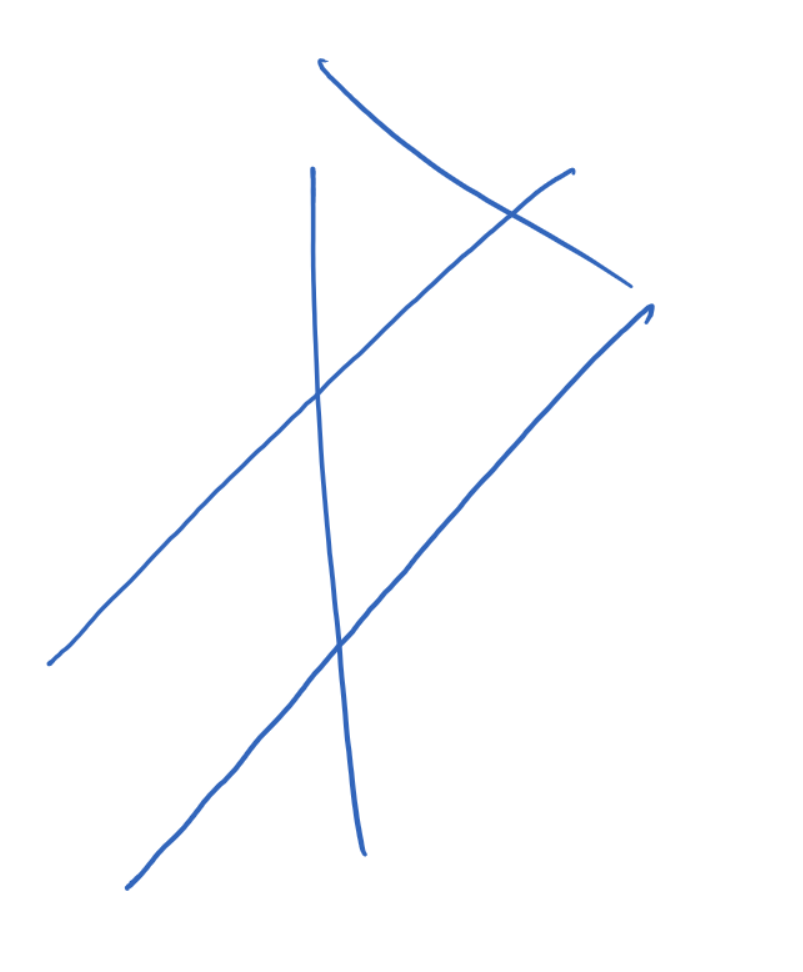
#> input picture Lab7/handdrawing.tif, 803 x 972 px
$ python HoughLines_skeleton.py
#> lines starting #> are read from the running program, lines starting #| are printed output that depends on the picture
import os # Operating System
import cv2 as cv # OpenCV
import numpy as np # numeric computations package
import matplotlib.pyplot as plt # Bilder und Graphen wie in MALAB plotten
from skimage.feature.peak import peak_local_max
import matplotlib.cm as cm

def invert_lut(lut):
    indexFromValue = np.empty_like(lut)
    for index, value in enumerate(lut):
        indexFromValue[int(np.round(value))] = index
    return indexFromValue


class HoughLines():
    def __init__(self, img):
        self.maximaOnVotingSpace = None
        self.normalVectors = None
        self.imgDimensionX = img.shape[1]
        self.imgDimensionY = img.shape[0]
        self.maxRadius = int(np.sqrt(self.imgDimensionX ** 2 + self.imgDimensionY ** 2))
        self.minRadius = (-1) * self.maxRadius
        self.maxThetaDegrees = int(180)

        self.radiusFromIndex = np.arange(self.minRadius, self.maxRadius+1)
        self.indexFromRadius = invert_lut(self.radiusFromIndex)
        self.angleFromIndex = np.arange(0, self.maxThetaDegrees)
        self.indexFromAngle = invert_lut(self.angleFromIndex)

        self.votingSpace = np.zeros((len(self.angleFromIndex), len(self.radiusFromIndex)) , int)
        self.normalVectors = self.__compute_normal_vectors__(self.angleFromIndex)
        self.__vote_from_image__(img)
        self.maximaOnVotingSpace = self.__find_peaks__(self.votingSpace)


    #-------------------- Task 1a ----------------------------
    def __compute_normal_vectors__(self, degrees):
        normalVectors = np.empty((len(degrees), 2), dtype=float)
        for index, thetaDegrees in enumerate(degrees):
            if thetaDegrees <= 90:
                x = np.cos(np.deg2rad(thetaDegrees))
                y = np.sin(np.deg2rad(thetaDegrees))
            else:
                x = np.cos(np.deg2rad(thetaDegrees-180))
                y = np.sin(np.deg2rad(thetaDegrees-180))
            normalVectors[index, :] = np.array([x, y])
        return normalVectors


    #-------------------- Task 1b,c -----------------------------
    def __vote_from_pixel__(self, imageCoordinateXY: np.ndarray, grayValue: int):
        for angleDegrees in np.arange(0, self.maxThetaDegrees):
            normal_vector = self.normalVectors[angleDegrees, :]
            scalar = np.dot(imageCoordinateXY, normal_vector)
            radiusIndex = int(np.round(scalar))
            angleIndex = int(np.round(angleDegrees))
            self.votingSpace[angleIndex, radiusIndex] += grayValue


    def __vote_from_image__(self, img):
        for x in np.arange(0, self.imgDimensionX):
            for y in np.arange(0, self.imgDimensionY):
                imageCoordinateXY = np.array([x, y])
                grayValue = img[y, x]
                if grayValue > 0:
                    self.__vote_from_pixel__(imageCoordinateXY, grayValue )


    def __normalize_voting_space__(self):
        self.votingSpace = 255 * self.votingSpace.astype(float) / np.amax(self.votingSpace)


    def __find_peaks__(self, votingSpace):
        return peak_local_max(votingSpace, min_distance=3, num_peaks = 10, threshold_rel = 0.4)[:,::-1]


    def show_peaks_on_voting_space(self):
        drawingImage = self.votingSpace.copy()
        radius = int(self.maxRadius / 50)
        for peak in self.maximaOnVotingSpace:
            center = peak
            cv.circle(drawingImage, center, radius, color = (255, 100, 100), thickness = 1)
        plt.figure()
        plt.imshow(drawingImage,cmap="jet")
        plt.title("Voting Space with Peak locations")
        plt.show()


    def show_voting_space(self):
        plt.figure()
        maxVote=np.amax(self.votingSpace)
        plt.imshow(self.votingSpace, cmap ="jet", vmin = 0, vmax=maxVote)
        plt.title("HoughtLines Voting Space: maxVote:{}".format(maxVote))
        plt.show()

    #-------------------- Task 1f -----------------------------
    def __draw_found_line__(self, img, houghPeakCoordinates, halfLength = 200, color=(255,255,255)):
        x, y = self.normalVectors[houghPeakCoordinates[1], :] * houghPeakCoordinates[0]
        x1, y1= np.array([x, y]) - self.normalVectors[(houghPeakCoordinates[1]+90)%180, :] * halfLength
        x2, y2 = np.array([x, y]) + self.normalVectors[(houghPeakCoordinates[1]+90)%180, :] * halfLength
        startPoint = np.round(np.array([x1, y1]))
        endPoint = np.round(np.array([x2, y2]))
        print('\n',startPoint)
        print(endPoint)
        cv.line(img, startPoint.astype(int), endPoint.astype(int), color = color, thickness = 1)


    def show_found_lines(self, img):
        if img is not None:
            drawingImage = cv.cvtColor(img, cv.COLOR_GRAY2RGB)
        else:
            img = np.zeros((self.imgDimensionY, self.imgDimensionX), dtype=np.uint8)

        cmap = cm.get_cmap('jet')
        nr_lines = self.maximaOnVotingSpace.shape[0]
        for id, m in enumerate(self.maximaOnVotingSpace):
            color = tuple(255*np.array(cmap(id/(nr_lines))[0:3]))
            self.__draw_found_line__(drawingImage, m, color=color)

        plt.figure()
        plt.imshow(drawingImage)
        plt.title("Found Lines")
        plt.show()


def main():
    # load Image
    imgOriginal = plt.imread('handdrawing.tif')
#> imgOriginal is the input picture: shape (972, 803, 4); mean R, G, B, A 251.7, 252.5, 253.9, 255
    img = cv.pyrDown(cv.pyrDown(cv.pyrDown(cv.cvtColor(imgOriginal, cv.COLOR_RGB2GRAY)))).astype(float)
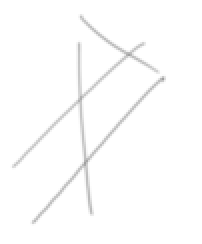
#> img: shape (122, 101) float64 (shown 2 times larger); min 159, max 255, mean 252.5
    # Invert Image such that bright pixels represent the lines
    img = np.amax(img)-img
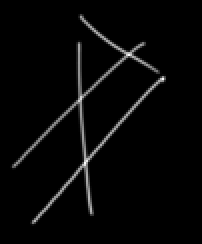
#> img: shape (122, 101) float64 (shown 2 times larger); min 0, max 96, mean 2.5; drawn with min black and max white
    imgNormalized = ((img.astype(int)*255)/np.amax(img)).astype(np.uint8)

    # Show image
    plt.figure()
    plt.imshow(imgNormalized, cmap=plt.cm.gray, vmin=0, vmax=255)
    plt.title("Image to be analyzed with Hough-Lines Algorithm")
    plt.show()

    # HoughVoting
    houghLines = HoughLines(imgNormalized)
#> in __init__, `self.maximaOnVotingSpace = self.__find_peaks__(self.votingSpace)`:
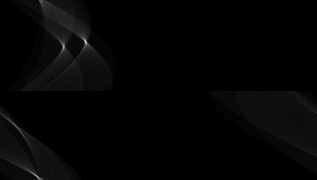
#> self.votingSpace: shape (180, 317) int64; min 0, max 14912, mean 259.7; drawn with min black and max white
    houghLines.__normalize_voting_space__()
    houghLines.show_voting_space()
    houghLines.show_peaks_on_voting_space()
    houghLines.show_found_lines(imgNormalized)
#> after the loop in show_found_lines, `for id, m in enumerate(self.maximaOnVotingSpace):`:
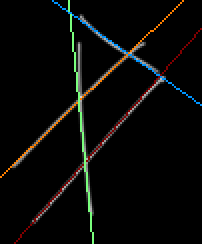
#> drawingImage: shape (122, 101, 3) (shown 2 times larger); mean B, G, R 7, 8.5, 8.4


if __name__ == "__main__":
    main()
